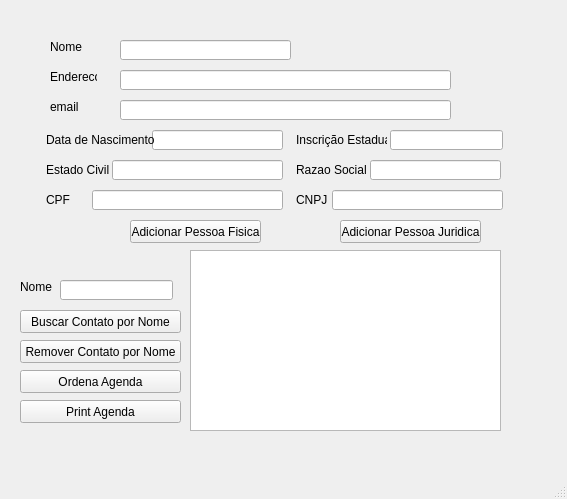
<?xml version="1.0" encoding="UTF-8"?>
<ui version="4.0">
 <class>MainWindow</class>
 <widget class="QMainWindow" name="MainWindow">
  <property name="geometry">
   <rect>
    <x>0</x>
    <y>0</y>
    <width>567</width>
    <height>499</height>
   </rect>
  </property>
  <property name="windowTitle">
   <string>MainWindow</string>
  </property>
  <widget class="QWidget" name="centralwidget">
   <widget class="QLineEdit" name="lineNome">
    <property name="geometry">
     <rect>
      <x>120</x>
      <y>40</y>
      <width>171</width>
      <height>20</height>
     </rect>
    </property>
   </widget>
   <widget class="QLineEdit" name="lineEndereco">
    <property name="geometry">
     <rect>
      <x>120</x>
      <y>70</y>
      <width>331</width>
      <height>20</height>
     </rect>
    </property>
   </widget>
   <widget class="QLineEdit" name="lineEmail">
    <property name="geometry">
     <rect>
      <x>120</x>
      <y>100</y>
      <width>331</width>
      <height>20</height>
     </rect>
    </property>
   </widget>
   <widget class="QLineEdit" name="lineNascimento">
    <property name="geometry">
     <rect>
      <x>152</x>
      <y>130</y>
      <width>131</width>
      <height>20</height>
     </rect>
    </property>
   </widget>
   <widget class="QLineEdit" name="lineEstadoCivil">
    <property name="geometry">
     <rect>
      <x>112</x>
      <y>160</y>
      <width>171</width>
      <height>20</height>
     </rect>
    </property>
   </widget>
   <widget class="QLineEdit" name="lineCPF">
    <property name="geometry">
     <rect>
      <x>92</x>
      <y>190</y>
      <width>191</width>
      <height>20</height>
     </rect>
    </property>
   </widget>
   <widget class="QLineEdit" name="lineInscricao">
    <property name="geometry">
     <rect>
      <x>390</x>
      <y>130</y>
      <width>113</width>
      <height>20</height>
     </rect>
    </property>
   </widget>
   <widget class="QLineEdit" name="lineCNPJ">
    <property name="geometry">
     <rect>
      <x>332</x>
      <y>190</y>
      <width>171</width>
      <height>20</height>
     </rect>
    </property>
   </widget>
   <widget class="QLineEdit" name="lineRazaoSocial">
    <property name="geometry">
     <rect>
      <x>370</x>
      <y>160</y>
      <width>131</width>
      <height>20</height>
     </rect>
    </property>
   </widget>
   <widget class="QPushButton" name="addPF">
    <property name="geometry">
     <rect>
      <x>130</x>
      <y>220</y>
      <width>131</width>
      <height>23</height>
     </rect>
    </property>
    <property name="text">
     <string>Adicionar Pessoa Fisica</string>
    </property>
   </widget>
   <widget class="QPushButton" name="pushButton_2">
    <property name="geometry">
     <rect>
      <x>340</x>
      <y>220</y>
      <width>141</width>
      <height>23</height>
     </rect>
    </property>
    <property name="text">
     <string>Adicionar Pessoa Juridica</string>
    </property>
   </widget>
   <widget class="QLabel" name="label">
    <property name="geometry">
     <rect>
      <x>46</x>
      <y>130</y>
      <width>111</width>
      <height>20</height>
     </rect>
    </property>
    <property name="text">
     <string>Data de Nascimento</string>
    </property>
   </widget>
   <widget class="QLabel" name="label_2">
    <property name="geometry">
     <rect>
      <x>296</x>
      <y>190</y>
      <width>51</width>
      <height>20</height>
     </rect>
    </property>
    <property name="text">
     <string>CNPJ</string>
    </property>
   </widget>
   <widget class="QLabel" name="label_3">
    <property name="geometry">
     <rect>
      <x>46</x>
      <y>190</y>
      <width>111</width>
      <height>20</height>
     </rect>
    </property>
    <property name="text">
     <string>CPF</string>
    </property>
   </widget>
   <widget class="QLabel" name="label_4">
    <property name="geometry">
     <rect>
      <x>50</x>
      <y>100</y>
      <width>47</width>
      <height>13</height>
     </rect>
    </property>
    <property name="text">
     <string>email</string>
    </property>
   </widget>
   <widget class="QLabel" name="label_5">
    <property name="geometry">
     <rect>
      <x>296</x>
      <y>130</y>
      <width>91</width>
      <height>20</height>
     </rect>
    </property>
    <property name="text">
     <string>Inscrição Estadual</string>
    </property>
   </widget>
   <widget class="QLabel" name="label_6">
    <property name="geometry">
     <rect>
      <x>50</x>
      <y>40</y>
      <width>47</width>
      <height>13</height>
     </rect>
    </property>
    <property name="text">
     <string>Nome</string>
    </property>
   </widget>
   <widget class="QLabel" name="label_7">
    <property name="geometry">
     <rect>
      <x>46</x>
      <y>160</y>
      <width>111</width>
      <height>20</height>
     </rect>
    </property>
    <property name="text">
     <string>Estado Civil</string>
    </property>
   </widget>
   <widget class="QLabel" name="label_8">
    <property name="geometry">
     <rect>
      <x>296</x>
      <y>160</y>
      <width>71</width>
      <height>20</height>
     </rect>
    </property>
    <property name="text">
     <string>Razao Social</string>
    </property>
   </widget>
   <widget class="QLabel" name="label_9">
    <property name="geometry">
     <rect>
      <x>50</x>
      <y>70</y>
      <width>47</width>
      <height>13</height>
     </rect>
    </property>
    <property name="text">
     <string>Endereco</string>
    </property>
   </widget>
   <widget class="QTextEdit" name="textEdit">
    <property name="geometry">
     <rect>
      <x>190</x>
      <y>250</y>
      <width>311</width>
      <height>181</height>
     </rect>
    </property>
   </widget>
   <widget class="QPushButton" name="pushButton_3">
    <property name="geometry">
     <rect>
      <x>20</x>
      <y>310</y>
      <width>161</width>
      <height>23</height>
     </rect>
    </property>
    <property name="text">
     <string>Buscar Contato por Nome</string>
    </property>
   </widget>
   <widget class="QLineEdit" name="lineNomez">
    <property name="geometry">
     <rect>
      <x>60</x>
      <y>280</y>
      <width>113</width>
      <height>20</height>
     </rect>
    </property>
   </widget>
   <widget class="QLabel" name="label_10">
    <property name="geometry">
     <rect>
      <x>20</x>
      <y>280</y>
      <width>47</width>
      <height>13</height>
     </rect>
    </property>
    <property name="text">
     <string>Nome</string>
    </property>
   </widget>
   <widget class="QPushButton" name="pushButton_4">
    <property name="geometry">
     <rect>
      <x>20</x>
      <y>340</y>
      <width>161</width>
      <height>23</height>
     </rect>
    </property>
    <property name="text">
     <string>Remover Contato por Nome</string>
    </property>
   </widget>
   <widget class="QPushButton" name="pushButton">
    <property name="geometry">
     <rect>
      <x>20</x>
      <y>370</y>
      <width>161</width>
      <height>23</height>
     </rect>
    </property>
    <property name="text">
     <string>Ordena Agenda</string>
    </property>
   </widget>
   <widget class="QPushButton" name="pushButton_5">
    <property name="geometry">
     <rect>
      <x>20</x>
      <y>400</y>
      <width>161</width>
      <height>23</height>
     </rect>
    </property>
    <property name="text">
     <string>Print Agenda</string>
    </property>
   </widget>
  </widget>
  <widget class="QMenuBar" name="menubar">
   <property name="geometry">
    <rect>
     <x>0</x>
     <y>0</y>
     <width>567</width>
     <height>21</height>
    </rect>
   </property>
  </widget>
  <widget class="QStatusBar" name="statusbar"/>
 </widget>
 <resources/>
 <connections/>
</ui>
